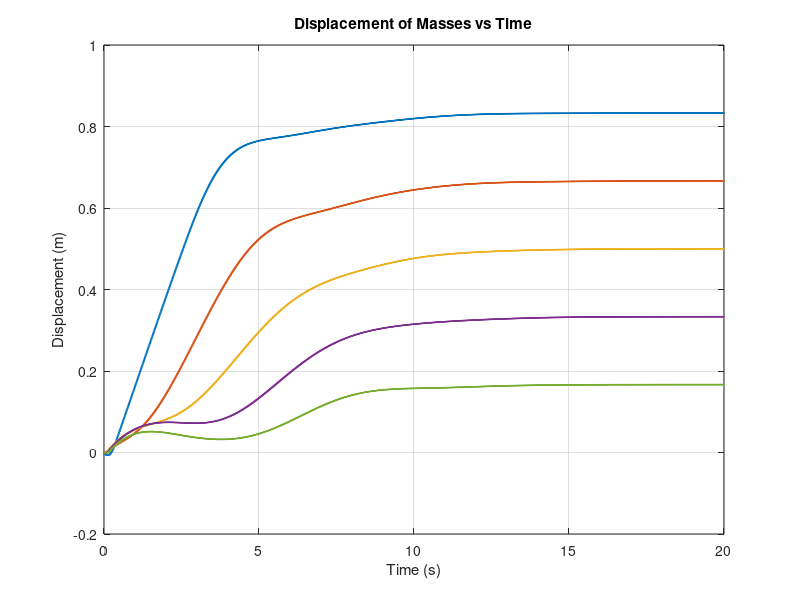

This chart was generated by the following MATLAB code: (Note: this script raises an error after producing the figure.)
% Multi Spring Mass Static Equilibrium
% Form stiffness matrix for 5 to 10 mass spring chain and compute displacement under 
% applied loads using linear system solvers.

clc;
clear;
close all;

N = input('Enter number of masses: ');

m = zeros(N,1);
disp('Enter mass values (kg):');

% mass input from user
for i = 1:N
    m(i) = input(['m(', num2str(i), ') = ']);
end

% constants input from user
c = input('Enter damping coefficient (Ns/m): ');
mu = input('Enter coefficient of friction (0 to 1): ');
g = 9.81;
k0 = input('Enter stiffness of LEFT wall spring (N/m): ');

% stiffness input from user
k = zeros(N-1,1);
for i = 1:N-1
    k(i) = input(['k(', num2str(i), ') = ']);
end

kN = input('Enter stiffness of RIGHT wall spring (N/m): ');

F1 = input('Enter load applied on first mass (N): ');

M = diag(m);
C = c * eye(N);
K = zeros(N,N);

% Stiffness matrix of spring system
for i = 1:N
    if i == 1
        K(i,i)   = k0 + k(1);
        K(i,i+1) = -k(1);
    elseif i == N
        K(i,i)   = k(N-1) + kN;
        K(i,i-1) = -k(N-1);
    else
        K(i,i)   = k(i-1) + k(i);
        K(i,i-1) = -k(i-1);
        K(i,i+1) = -k(i);
    end
end

% force matrix
F = zeros(N,1);
F(1) = F1;

% time stamp
dt = 0.01;
max_steps = 2000;
tolerance = 1e-6;

t = zeros(1,max_steps);
x = zeros(N,max_steps);
v = zeros(N,max_steps);
a = zeros(N,max_steps);

for step = 1:max_steps-1
    
    t(step+1) = t(step) + dt;
    
    F_fric = mu * m * g .* tanh(100 * v(:,step));
    
    a(:,step) = M \ (F - C*v(:,step) - K*x(:,step) - F_fric);
    
    v(:,step+1) = v(:,step) + dt*a(:,step);
    x(:,step+1) = x(:,step) + dt*v(:,step+1);
    
    if max(abs(v(:,step+1))) < tolerance && ...
       max(abs(a(:,step))) < tolerance
        
        disp(['System reached steady state at time = ', num2str(t(step+1)), ' seconds']);
        break
    end
end

x = x(:,1:step+1);
t = t(1:step+1);

figure;
plot(t, x', 'LineWidth', 1.5);
xlabel('Time (s)');
ylabel('Displacement (m)');
title('Displacement of Masses vs Time');
grid on;

legendStrings = strings(1,N);
for i = 1:N
    legendStrings(i) = ['Mass ', num2str(i)];
end
legend(legendStrings);

x_final = x(:,end);

disp('Final displacement of masses (m):');
disp(x_final);

spring_ext = zeros(N+1,1);
spring_ext(1) = x_final(1);

for i = 1:N-1
    spring_ext(i+1) = x_final(i+1) - x_final(i);
end

spring_ext(N+1) = -x_final(N);

disp('Final displacement (extension) of springs (m):');
disp(spring_ext);
